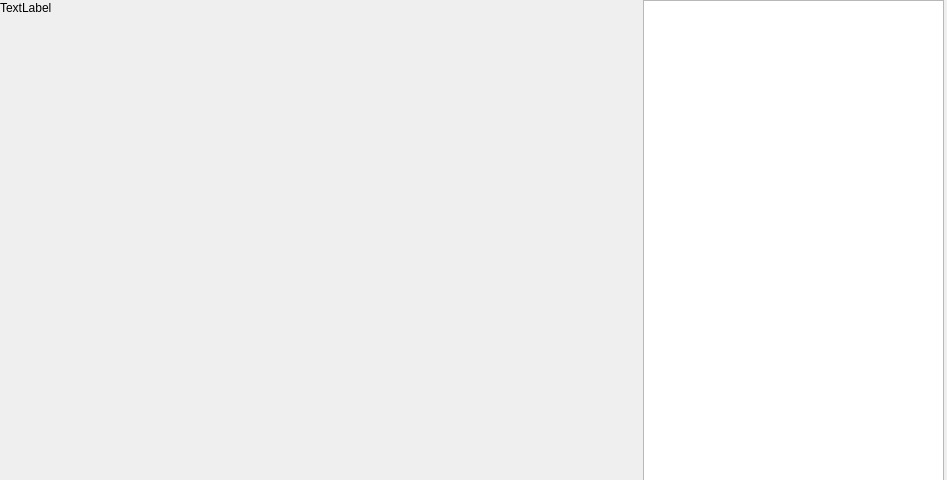
<?xml version="1.0" encoding="UTF-8"?>
<ui version="4.0">
 <class>Form</class>
 <widget class="QWidget" name="Form">
  <property name="geometry">
   <rect>
    <x>0</x>
    <y>0</y>
    <width>947</width>
    <height>480</height>
   </rect>
  </property>
  <property name="windowTitle">
   <string>Form</string>
  </property>
  <widget class="QLabel" name="lbl">
   <property name="geometry">
    <rect>
     <x>0</x>
     <y>0</y>
     <width>55</width>
     <height>16</height>
    </rect>
   </property>
   <property name="text">
    <string>TextLabel</string>
   </property>
  </widget>
  <widget class="QPlainTextEdit" name="info">
   <property name="geometry">
    <rect>
     <x>643</x>
     <y>0</y>
     <width>301</width>
     <height>481</height>
    </rect>
   </property>
  </widget>
 </widget>
 <resources/>
 <connections/>
</ui>
